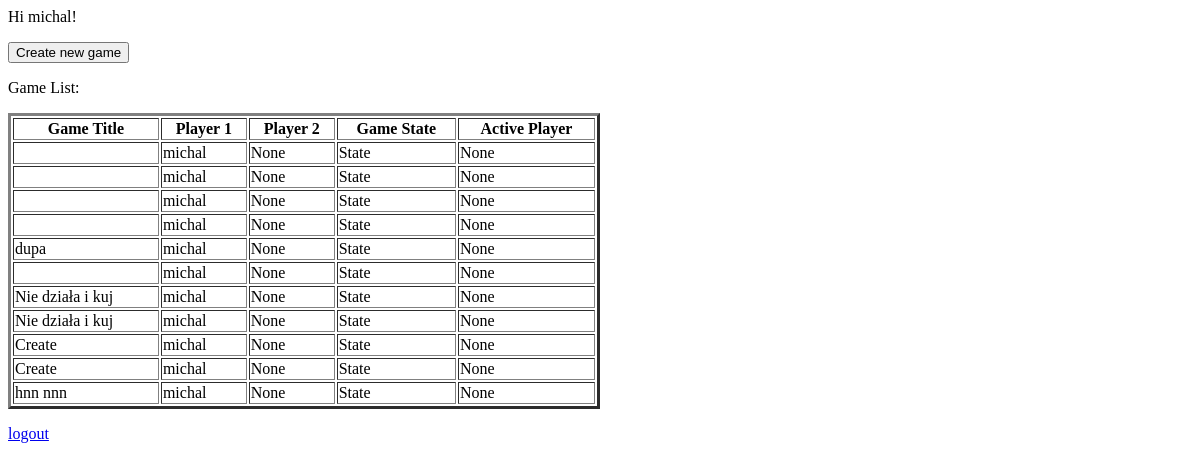
The app's page / (signed in), older data.
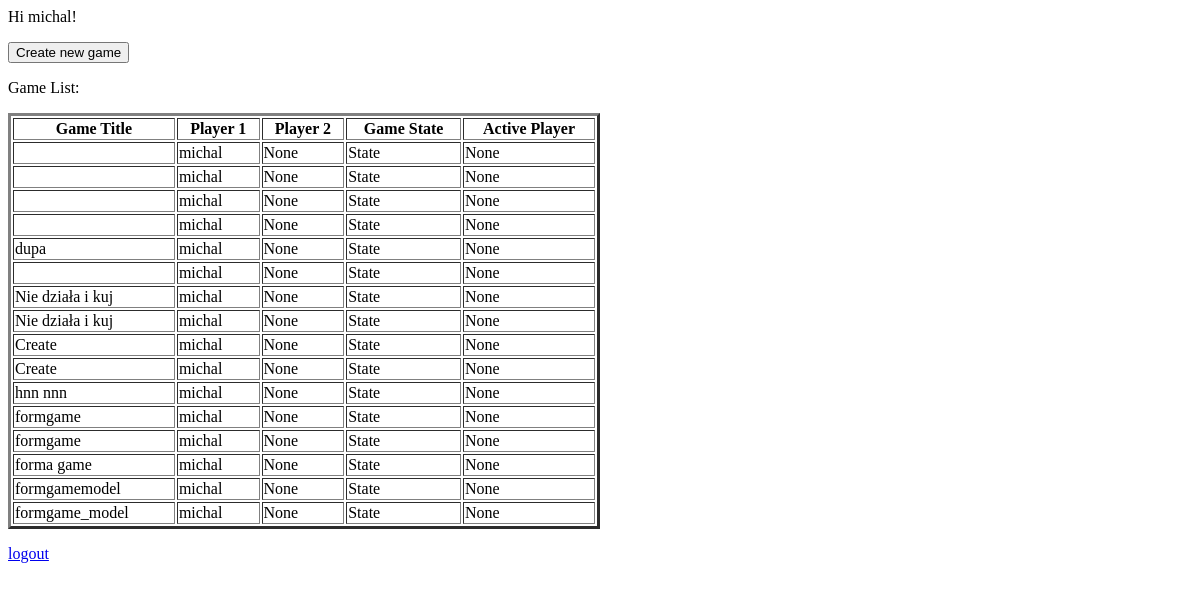
The same page, newer data.
### games/models.py (models this page shows)
class Games(models.Model):
    game_title = models.CharField(max_length=100, null=False)
    player_1 = models.ForeignKey(User, on_delete=models.CASCADE, related_name='_is_host')
    player_2 = models.ForeignKey(User, null=True, default=None, on_delete=models.CASCADE, related_name='_is_Guest')
    game_state = models.TextField()
    active_player = models.ForeignKey(User, null=True, default=None, on_delete=models.CASCADE, related_name='_is_active')

### training_wheels_game/views.py (the view)
# urls.py: path('', views.game_list, name='home'),
def game_list(request):
    games_info = Games.objects.all()
    context = {
        "game_list": games_info
    }
    return render(request, "home.html", context)

### templates/home.html (shortened to what this page needs)
{% extends 'base.html' %}
{% block content %}
{% if user.is_authenticated %}
    Hi {{ user.username }}!
    <p> <a href="{% url 'create_new_game' %}">
        <button type="submit">Create new game</button>
        </a>
    </p>
    <p>Game List: </p>
        <form>
        {% if game_list %}
        <table width="50%" border="3">
            <tr>
                <th>Game Title</th>
                <th>Player 1</th>
                <th>Player 2</th>
                <th>Game State</th>
                <th>Active Player</th>
            </tr>
            {% for game in game_list %}
                <tr>
                    <td>{{ game.game_title }}</td>
                    <td>{{ game.player_1 }}</td>
                    <td>{{ game.player_2 }}</td>
                    <td>{{ game.game_state }}</td>
                    <td>{{ game.active_player }}</td>
                </tr>
            {% endfor %}
        </table>
        {% else %}
            <p>No games avalible yet</p>
        {% endif %}
        </form>
    <p><a href="{% url 'logout' %}">logout</a></p>
{% else %}
  <p>You are not logged in or if you are new player please create an account</p>
  <a href="{% url 'login' %}"><input type="submit" value="Login"></a>
  <a href="{% url 'signup' %}"><input type="submit" value="Sign up"></a>
{% endif %}
{% endblock %}

### templates/base.html (shortened to what this page needs)
<!DOCTYPE html>
<html>
<head>
</head>
<body>
  <main>
    {% block content %}
    {% endblock %}
  </main>
</body>
</html>

Row changes from the older to the newer data that the page shows:
added Games: game_title "formgame", player_1 "michal", player_2 "None", game_state "State", active_player "None"
added Games: game_title "formgame", player_1 "michal", player_2 "None", game_state "State", active_player "None"
added Games: game_title "forma game", player_1 "michal", player_2 "None", game_state "State", active_player "None"
added Games: game_title "formgamemodel", player_1 "michal", player_2 "None", game_state "State", active_player "None"
added Games: game_title "formgame_model", player_1 "michal", player_2 "None", game_state "State", active_player "None"
